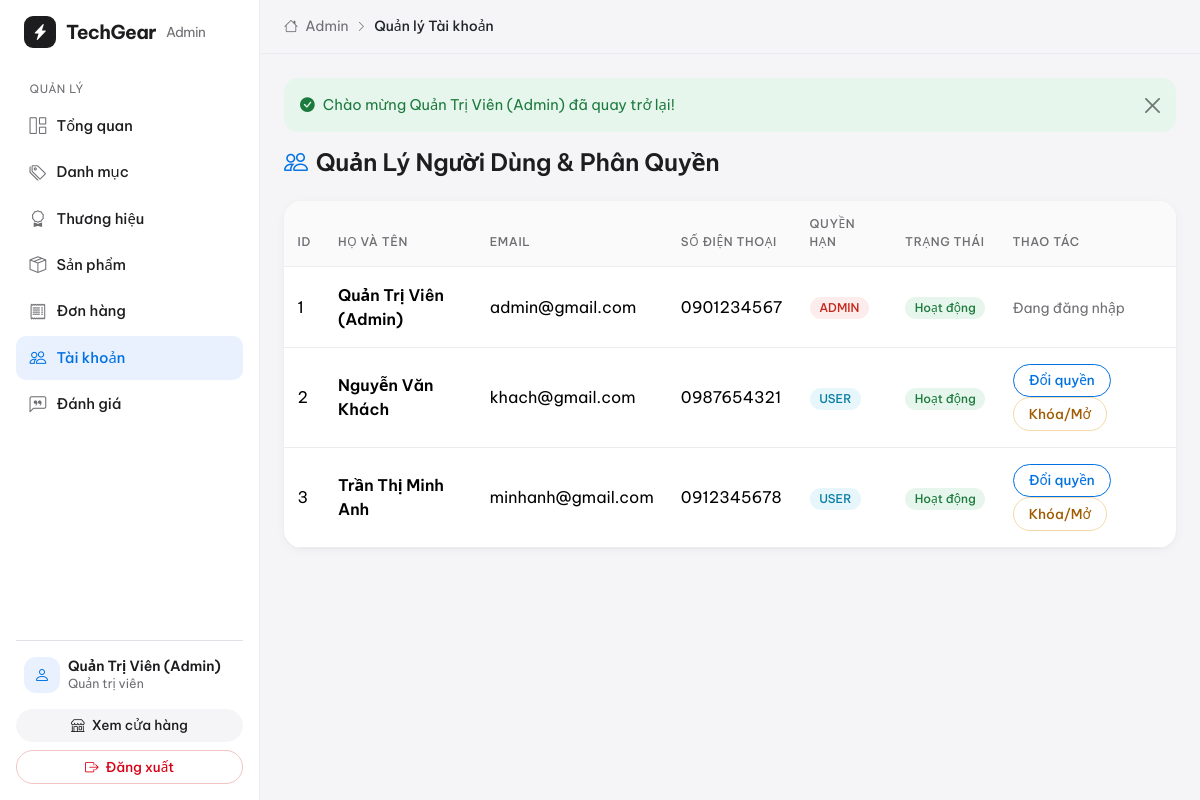
The page /admin/users.php (signed in) on the database its author committed.
### tables this page shows
CREATE TABLE `users` (
  `id` INT AUTO_INCREMENT PRIMARY KEY,
  `fullname` VARCHAR(100) NOT NULL,
  `email` VARCHAR(100) NOT NULL UNIQUE,
  `password` VARCHAR(255) NOT NULL,
  `phone` VARCHAR(20) DEFAULT NULL,
  `address` VARCHAR(255) DEFAULT NULL,
  `role` ENUM('user', 'admin') DEFAULT 'user',
  `status` TINYINT(1) DEFAULT 1 COMMENT '1: Hoạt động, 0: Khóa',
  `created_at` TIMESTAMP DEFAULT CURRENT_TIMESTAMP
);

### admin/users.php (the view, shortened to what this page needs)
<?php
require_once __DIR__ . '/../config/db.php';
$users = $pdo->query("SELECT * FROM users ORDER BY id ASC")->fetchAll();
require_once __DIR__ . '/includes/header.php';
?>
<h4 class="fw-bold mb-4"><i class="bi bi-people text-primary me-2"></i>Quản Lý Người Dùng & Phân Quyền</h4>
<div class="card border-0 shadow-sm rounded-4 overflow-hidden">
    <table class="table align-middle mb-0">
        <thead class="table-light">
            <tr>
                <th>ID</th>
                <th>Họ và tên</th>
                <th>Email</th>
                <th>Số điện thoại</th>
                <th>Quyền hạn</th>
                <th>Trạng thái</th>
                <th>Thao tác</th>
            </tr>
        </thead>
        <tbody>
            <?php foreach ($users as $u): ?>
                <tr>
                    <td><?= $u['id'] ?></td>
                    <td class="fw-bold"><?= htmlspecialchars($u['fullname']) ?></td>
                    <td><?= htmlspecialchars($u['email']) ?></td>
                    <td><?= htmlspecialchars($u['phone'] ?? '-') ?></td>
                    <td>
                        <span class="badge bg-<?= $u['role'] === 'admin' ? 'danger' : 'info text-dark' ?>">
                            <?= strtoupper($u['role']) ?>
                        </span>
                    </td>
                    <td>
                        <span class="badge bg-<?= $u['status'] ? 'success' : 'secondary' ?>">
                            <?= $u['status'] ? 'Hoạt động' : 'Đã khóa' ?>
                        </span>
                    </td>
                    <td>
                        <?php if ($u['id'] !== $_SESSION['user']['id']): ?>
                            <a href="users.php?toggle_role=<?= $u['id'] ?>" class="btn btn-sm btn-outline-primary">Đổi quyền</a>
                            <a href="users.php?toggle_status=<?= $u['id'] ?>" class="btn btn-sm btn-outline-warning">Khóa/Mở</a>
                        <?php else: ?>
                            <span class="text-muted small">Đang đăng nhập</span>
                        <?php endif; ?>
                    </td>
                </tr>
            <?php endforeach; ?>
        </tbody>
    </table>
</div>
<?php require_once __DIR__ . '/includes/footer.php'; ?>

### assets/css/style.css (style rules this page uses)
:root { --tg-bg: #f5f5f7; --tg-surface: #ffffff; --tg-text: #1d1d1f; --tg-muted: #6e6e73; --tg-accent: #0071e3; --tg-accent-hover: #0077ed; --tg-orange: #bf4800; --tg-border: #d2d2d7; --tg-border-soft: #ececf0; --tg-radius: 18px; --tg-shadow: 0 2px 12px rgba(0, 0, 0, 0.04), 0 1px 2px rgba(0, 0, 0, 0.03); --tg-shadow-hover: 0 18px 40px rgba(0, 0, 0, 0.10); }
body { background: var(--tg-bg); color: var(--tg-text); font-family: 'Be Vietnam Pro', 'Segoe UI', system-ui, -apple-system, sans-serif; -webkit-font-smoothing: antialiased; letter-spacing: 0; }
h1, h2, h3, h4, h5, h6 { color: var(--tg-text); font-weight: 700; letter-spacing: -0.01em; }
.fw-bold { font-weight: 600 !important; }
.text-muted, .text-secondary { color: var(--tg-muted) !important; }
.text-primary { color: var(--tg-accent) !important; }
a { color: var(--tg-accent); }
.btn { border-radius: 999px; font-weight: 500; padding: 0.55rem 1.3rem; transition: all 0.2s ease; }
.btn-sm { padding: 0.35rem 0.95rem; font-size: 0.85rem; }
.btn-outline-primary { color: var(--tg-accent); border-color: var(--tg-accent); }
.btn-outline-warning { border-color: #f5d9a8; color: #a05a00; }
.card { border: none !important; border-radius: var(--tg-radius) !important; box-shadow: var(--tg-shadow) !important; background: var(--tg-surface); }
.rounded-4 { border-radius: var(--tg-radius) !important; }
.shadow-sm { box-shadow: var(--tg-shadow) !important; }
.badge { font-weight: 500; border-radius: 999px; padding: 0.4em 0.8em; border: none !important; }
.badge.bg-success { background: #e6f6ec !important; color: #1d7a3e !important; }
.badge.bg-danger { background: #fdecec !important; color: #c4281c !important; }
.badge.bg-info { background: #e6f6fb !important; color: #0a7ea4 !important; }
.table { --bs-table-bg: transparent; margin-bottom: 0; }
.table thead th, .table-light th { background: #fafafa !important; color: var(--tg-muted); font-weight: 500; font-size: 0.75rem; text-transform: uppercase; letter-spacing: 0.05em; border-bottom: 1px solid var(--tg-border-soft) !important; padding: 0.9rem 0.85rem; }
.table td { border-color: var(--tg-border-soft); padding: 1rem 0.85rem; }
:root { --ease-apple: cubic-bezier(0.28, 0.11, 0.32, 1); --tg-link-dark: #2997ff; }
html { scroll-behavior: smooth; }

### rows shown on the page
users: id "1", fullname "Quản Trị Viên (Admin)", email "admin@gmail.com", phone "0901234567", role "ADMIN", status "Hoạt động", shows "Đang đăng nhập"
users: id "2", fullname "Nguyễn Văn Khách", email "khach@gmail.com", phone "0987654321", role "USER", status "Hoạt động"
users: id "3", fullname "Trần Thị Minh Anh", email "minhanh@gmail.com", phone "0912345678", role "USER", status "Hoạt động"

### other values the page prints
$item[2] "Tổng quan"
$item[2] "Danh mục"
$item[2] "Thương hiệu"
$item[2] "Sản phẩm"
$item[2] "Đơn hàng"
$item[2] "Tài khoản"
$item[2] "Đánh giá"
$_SESSION['user']['fullname'] "Quản Trị Viên (Admin)"
$page_title "Quản lý Tài khoản"
$_SESSION['flash_success'] "Chào mừng Quản Trị Viên (Admin) đã quay trở lại!"
